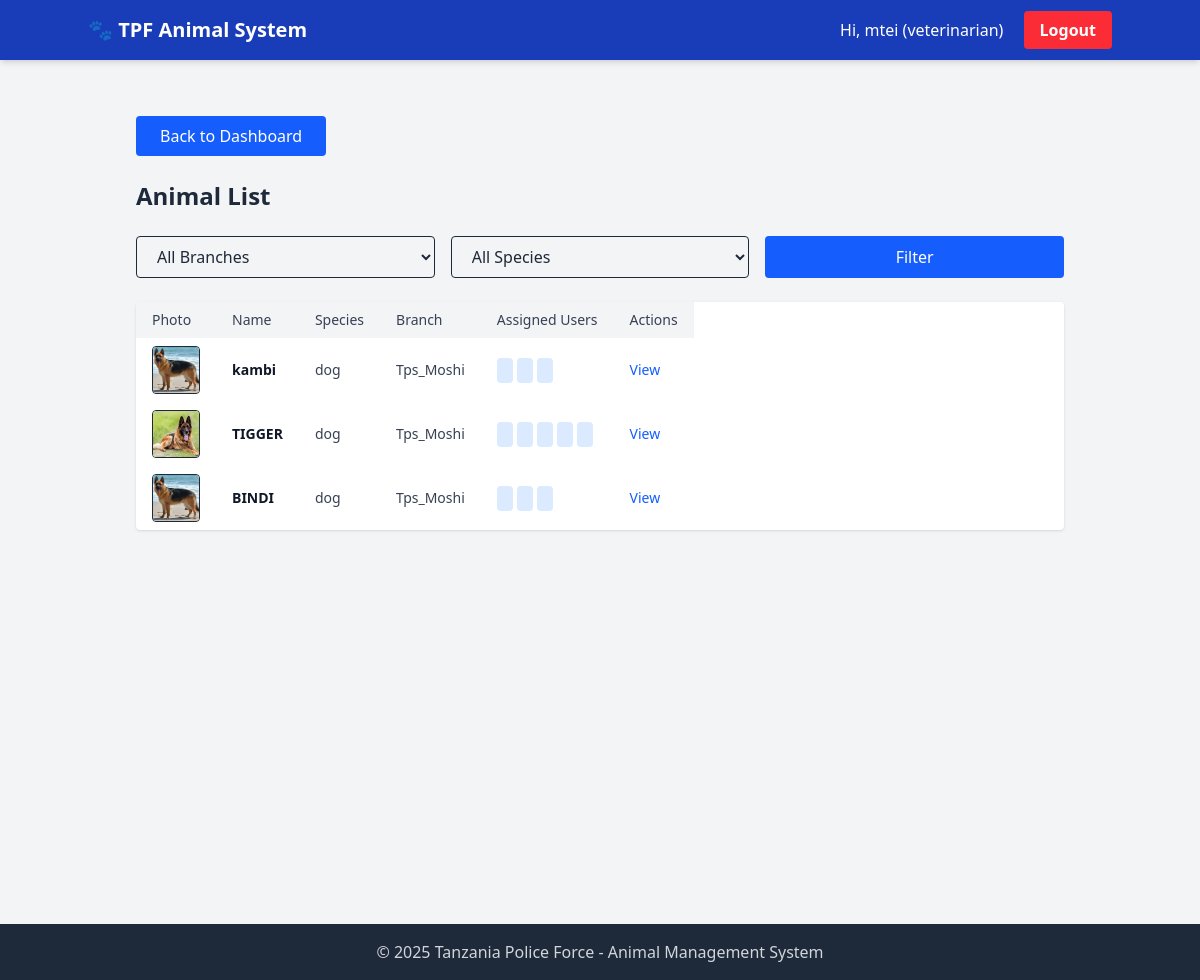
The app's page /core/animals/ (signed in) with its own data.
### accounts/models.py (models this page shows, shortened)
class CustomUser(AbstractUser):
    email = models.EmailField(unique=True)
    role = models.CharField(max_length=30, choices=ROLES)
    branch = models.ForeignKey('core.Branch', on_delete=models.SET_NULL, null=True, blank=True)

### core/models.py (models this page shows, shortened)
class Animal(models.Model):
    SPECIES_CHOICES = [
        ('dog', 'Dog'),
        ('horse', 'Horse'),
        ('cat', 'Cat'),
        ('other', 'Other'),
    ]
    name = models.CharField(max_length=255)
    species = models.CharField(max_length=100, choices=SPECIES_CHOICES)
    breed = models.CharField(max_length=100, blank=True, null=True)
    force_number = models.CharField(max_length=100, unique=True)
    age = models.DecimalField(max_digits=5, decimal_places=2)
    date_of_birth = models.DateField(null=True, blank=True)
    owner_name = models.CharField(max_length=255)
    photo = models.ImageField(upload_to='animal_photos/', blank=True, null=True)
    branch = models.ForeignKey(Branch, on_delete=models.CASCADE)
    assigned_users = models.ManyToManyField(CustomUser, related_name='assigned_animals', blank=True)
    assigned_vet = models.ForeignKey(CustomUser, on_delete=models.SET_NULL, null=True, blank=True, related_name='vet_animals')
    created_at = models.DateTimeField(auto_now_add=True)
    updated_at = models.DateTimeField(auto_now=True)
    class Meta:
        ordering = ['-created_at']

class Branch(models.Model):
    name = models.CharField(max_length=100, unique=True)
    location = models.CharField(max_length=255, blank=True, null=True)
    is_active = models.BooleanField(default=True)
    def __str__(self):
        return self.name

### core/views.py (the view)
# urls.py: path('animals/', views.animal_list, name='animal_list'),
@login_required
def animal_list(request):
    user = request.user
    if user.role == 'superadmin':
        animals = Animal.objects.all()
    else:
        animals = Animal.objects.filter(branch=user.branch)
    branch_filter = request.GET.get('branch')
    species_filter = request.GET.get('species')
    search = request.GET.get('q')
    if branch_filter and user.role == 'superadmin':
        animals = animals.filter(branch__name=branch_filter)
    if species_filter:
        animals = animals.filter(species=species_filter)
    if search:
        animals = animals.filter(
            Q(name__icontains=search) |
            Q(force_number__icontains=search) |
            Q(species__icontains=search)
        )
    paginator = Paginator(animals, 12)
    page_number = request.GET.get('page')
    page_obj = paginator.get_page(page_number)
    context = {
        'page_obj': page_obj,
        'search': search,
        'branch_filter': branch_filter,
        'species_filter': species_filter,
    }
    if user.role == 'superadmin':
        context['branches'] = Branch.objects.filter(is_active=True)
    context['species_choices'] = Animal.SPECIES_CHOICES
    return render(request, 'core/animal_list.html', context)

### templates/core/animal_list.html (shortened to what this page needs)
{% extends "base.html" %}
{% block content %}
<div class="p-6 bg-gray-100 min-h-screen">
{% if request.user.branch %}
  <a href="{% url 'user_dashboard' branch=request.user.branch.name %}"
     class="bg-blue-600 text-white px-6 py-2 rounded hover:bg-blue-700 mb-6 inline-block">
    Back to Dashboard
  </a>
{% endif %}
  <h1 class="text-2xl font-bold mb-6">Animal List</h1>
  <form method="get" class="mb-6 grid grid-cols-1 md:grid-cols-3 gap-4">
    <select name="branch" class="px-4 py-2 border rounded focus:outline-none focus:ring-2 focus:ring-blue-400">
      <option value="">All Branches</option>
    </select>
    <select name="species" class="px-4 py-2 border rounded focus:outline-none focus:ring-2 focus:ring-blue-400">
      <option value="">All Species</option>
    </select>
    <button type="submit"
            class="bg-blue-600 text-white px-6 py-2 rounded hover:bg-blue-700 transition duration-200">
      Filter
    </button>
  </form>
  <div class="overflow-x-auto bg-white shadow rounded">
    <table class="min-w-full text-sm divide-y divide-gray-200">
      <thead class="bg-gray-100">
        <tr>
          <th class="px-4 py-2 text-left font-medium text-gray-700">Photo</th>
          <th class="px-4 py-2 text-left font-medium text-gray-700">Name</th>
          <th class="px-4 py-2 text-left font-medium text-gray-700">Species</th>
          <th class="px-4 py-2 text-left font-medium text-gray-700">Branch</th>
          <th class="px-4 py-2 text-left font-medium text-gray-700">Assigned Users</th>
          <th class="px-4 py-2 text-left font-medium text-gray-700">Actions</th>
        </tr>
      </thead>
      <tbody class="divide-y divide-gray-100">
        {% for animal in page_obj %}
        <tr class="hover:bg-gray-50">
          <td class="px-4 py-2">
            {% if animal.photo %}
              <img src="{{ animal.photo.url }}" alt="{{ animal.name }}"
                   class="w-12 h-12 object-cover rounded border" />
            {% else %}
              <span class="text-gray-400 text-xs italic">No Image</span>
            {% endif %}
          </td>
          <td class="px-4 py-2 font-semibold text-gray-900">{{ animal.name }}</td>
          <td class="px-4 py-2 text-gray-700">{{ animal.species }}</td>
          <td class="px-4 py-2 text-gray-700">{{ animal.branch }}</td>
          <td class="px-4 py-2">
            {% for user in animal.assigned_users.all %}
              <span class="bg-blue-100 text-blue-700 px-2 py-1 rounded text-xs mr-1">{{ user.get_full_name }}</span>
            {% empty %}
              <span class="text-gray-400 text-xs italic">None</span>
            {% endfor %}
          </td>
          <td class="px-4 py-2">
            <a href="{% url 'view_animal_detail' animal.id %}" class="text-blue-600 hover:underline">View</a>
          </td>
        </tr>
        {% empty %}
        <tr>
          <td colspan="6" class="text-center py-4 text-gray-500">No animals found.</td>
        </tr>
        {% endfor %}
      </tbody>
    </table>
  </div>
</div>
{% endblock %}

### templates/base.html (shortened to what this page needs)
{% load static %}
<!DOCTYPE html>
<html lang="en">
<head>
    <link href="{% static 'css/dist/styles.css' %}" rel="stylesheet">
</head>
<body class="bg-gray-100 text-gray-800 min-h-screen flex flex-col">
    <nav class="bg-blue-800 text-white px-6 py-4 shadow-md">
        <div class="container mx-auto flex justify-between items-center">
            <h1 class="text-xl font-bold">🐾 TPF Animal System</h1>
            <div>
                {% if user.is_authenticated %}
                    <span class="mr-4">Hi, {{ user.username }} ({{ user.role }})</span>
                    <a href="{% url 'logout' %}" class="bg-red-500 hover:bg-red-600 px-4 py-2 rounded text-white font-semibold">Logout</a>
                {% endif %}
            </div>
        </div>
    </nav>
    <main class="flex-grow container mx-auto px-6 py-8">
        {% block content %}
        {% endblock %}
    </main>
    <footer class="bg-gray-800 text-gray-300 text-center py-4">
        &copy; {{ year|default:"2025" }} Tanzania Police Force - Animal Management System
    </footer>
</body>
</html>

### records on screen
CustomUser: username "mtei", role "veterinarian"
Animal: photo (picture), name "kambi", species "dog", branch "Tps_Moshi"
Animal: photo (picture), name "TIGGER", species "dog", branch "Tps_Moshi"
Animal: photo (picture), name "BINDI", species "dog", branch "Tps_Moshi"

### other values on screen
{{ year|default:"2025" }} "2025"
